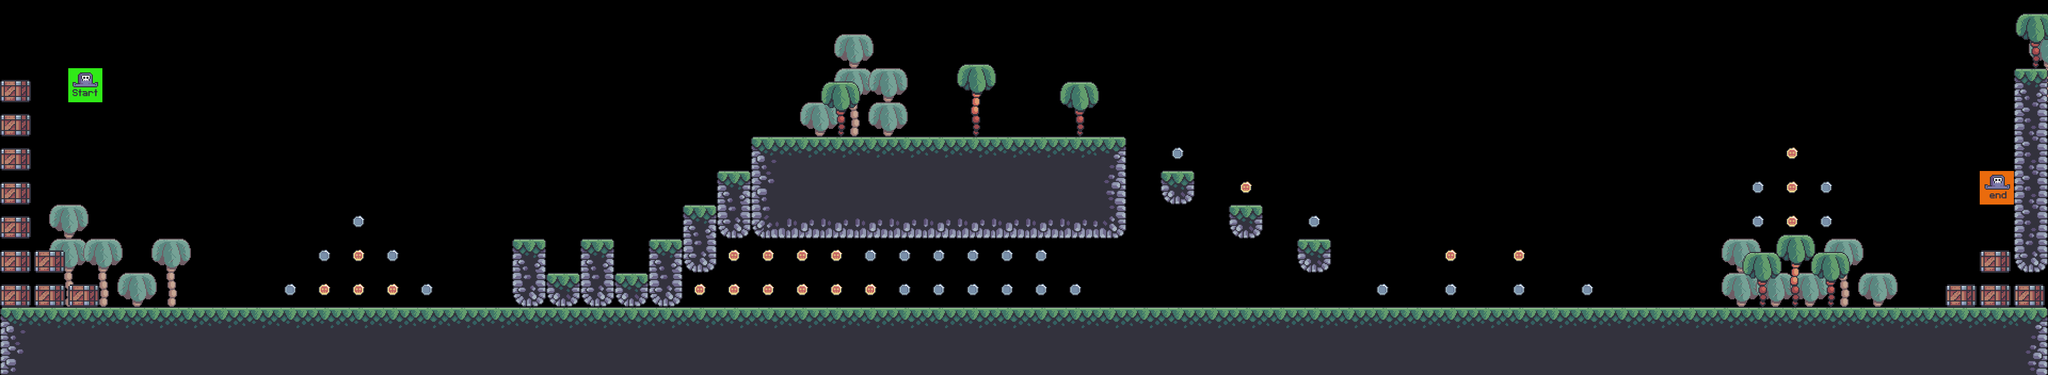

A level layout from a 2D game, rendered from its tile map. Below: a short description, then the map file with tile-grid data replaced by summaries:
An orthogonal 60x11 tile map with 64x64 px tiles, 9 tile layers (bg_palms, terrain, crates, coins, ...), 7 tilesets.

<map version="1.9" tiledversion="1.9.0" orientation="orthogonal" renderorder="right-down" width="60" height="11" tilewidth="64" tileheight="64" infinite="0" nextlayerid="12" nextobjectid="1">
 <editorsettings>
  <export target="level_0..tmx" format="csv" />
 </editorsettings>
 <tileset firstgid="1" source="../tilesets/terrain_tiles.tsx" />
 <tileset firstgid="17" source="../tilesets/coin_tiles.tsx" />
 <tileset firstgid="19" source="../tilesets/grass_tiles.tsx" />
 <tileset firstgid="24" source="../tilesets/palms.tsx" />
 <tileset firstgid="27" source="../tilesets/crates.tsx" />
 <tileset firstgid="28" source="../tilesets/player_tiles.tsx" />
 <tileset firstgid="31" source="../tilesets/enemy_tiles.tsx" />
 <layer id="7" name="bg_palms" width="60" height="11">
  <data>[660 cells, 17 non-empty, 1 distinct tile ids]</data>
 </layer>
 <layer id="3" name="terrain" width="60" height="11">
  <data>[660 cells, 168 non-empty, 12 distinct tile ids]</data>
 </layer>
 <layer id="8" name="crates" width="60" height="11">
  <data>[660 cells, 20 non-empty, 4 distinct tile ids]</data>
 </layer>
 <layer id="4" name="coins" width="60" height="11">
  <data>[660 cells, 47 non-empty, 2 distinct tile ids]</data>
 </layer>
 <layer id="5" name="grass" width="60" height="11">
  <data>[660 cells, 0 non-empty, 0 distinct tile ids]</data>
 </layer>
 <layer id="10" name="enemies" width="60" height="11">
  <data>[660 cells, 0 non-empty, 0 distinct tile ids]</data>
 </layer>
 <layer id="11" name="constraints" width="60" height="11">
  <data>[660 cells, 0 non-empty, 0 distinct tile ids]</data>
 </layer>
 <layer id="6" name="fg_palms" width="60" height="11">
  <data>[660 cells, 7 non-empty, 2 distinct tile ids]</data>
 </layer>
 <layer id="9" name="player" width="60" height="11">
  <data>[660 cells, 2 non-empty, 2 distinct tile ids]</data>
 </layer>
</map>
